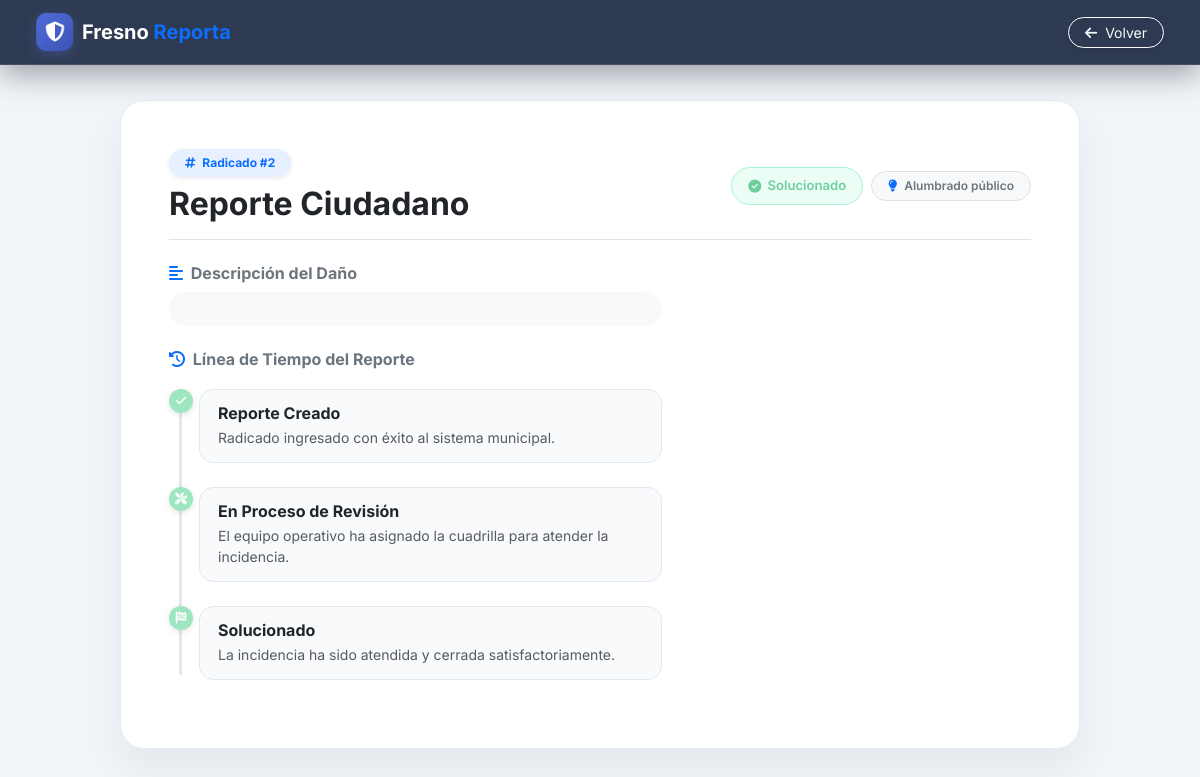
Screenshot of /FresnoReporta/public/index.php?url=detalle&id=2 (signed in) with the database file from the repository.
### tables this page shows
CREATE TABLE `reportes` (
  `id_reporte` int(11) NOT NULL,
  `id_usuario` int(11) NOT NULL,
  `id_categoria` int(11) NOT NULL,
  `id_estado` int(11) NOT NULL,
  `id_prioridad` int(11) NOT NULL,
  `id_dependencia` int(11) DEFAULT NULL,
  `id_municipio` int(11) NOT NULL,
  `id_barrio` int(11) DEFAULT NULL,
  `id_vereda` int(11) DEFAULT NULL,
  `tipo_zona` enum('Urbana','Rural') NOT NULL,
  `titulo` varchar(150) NOT NULL DEFAULT 'Reporte Ciudadano',
  `descripcion` text NOT NULL,
  `direccion` varchar(255) DEFAULT NULL,
  `latitud` decimal(10,8) DEFAULT NULL,
  `longitud` decimal(11,8) DEFAULT NULL,
  `fecha_reporte` timestamp NOT NULL DEFAULT current_timestamp(),
  `fecha_actualizacion` timestamp NOT NULL DEFAULT current_timestamp() ON UPDATE current_timestamp(),
  `calificacion` int(11) DEFAULT NULL,
  `comentario_calificacion` text DEFAULT NULL
);

CREATE TABLE `estados` (
  `id_estado` int(11) NOT NULL,
  `nombre` varchar(50) NOT NULL,
  `descripcion` varchar(255) DEFAULT NULL,
  `color` varchar(20) DEFAULT NULL,
  `activo` tinyint(1) DEFAULT 1
);

CREATE TABLE `categorias` (
  `id_categoria` int(11) NOT NULL,
  `nombre` varchar(100) NOT NULL,
  `descripcion` varchar(255) DEFAULT NULL,
  `activo` tinyint(1) DEFAULT 1
);

### FresnoReporta/app/controllers/ReporteController.php (called while the page is built, shortened)
<?php
require_once __DIR__ . '/../helpers/helpers.php';
class ReporteController
{
    public function detalle()
    {
        $id_reporte = $_GET['id'] ?? null;
        $reporte = null;
        if ($id_reporte) {
            try {
                $database = new Database();
                $conexion = $database->conectar();
                $stmt = $conexion->prepare("SELECT r.*, c.nombre as categoria_nombre, e.nombre as estado_nombre, e.color as estado_color, u.nombre as usuario_nombre FROM reportes r LEFT JOIN categorias c ON r.id_categoria = c.id_categoria LEFT JOIN estados e ON r.id_estado = e.id_estado LEFT JOIN usuarios u ON r.id_usuario = u.id_usuario WHERE r.id_reporte = :id LIMIT 1");
                $stmt->execute([':id' => $id_reporte]);
                $reporte = $stmt->fetch(PDO::FETCH_ASSOC);
            } catch (PDOException $e) { $reporte = null; }
        }
        require_once __DIR__ . '/../views/reportes/detalle.php';
    }
}

### FresnoReporta/app/helpers/helpers.php (called while the page is built, shortened)
<?php
function categoriaIcon($nombre)
{
    $iconos = [
        'Acueducto' => 'fa-droplet',
        'Alcantarillado' => 'fa-water',
        'Alumbrado público' => 'fa-lightbulb',
        'Árboles caídos' => 'fa-tree',
        'Basuras' => 'fa-dumpster',
        'Deslizamientos' => 'fa-hill-rockslide',
        'Espacio público' => 'fa-landmark',
        'Huecos en la vía' => 'fa-road-circle-exclamation',
        'Inundaciones' => 'fa-house-flood-water',
        'Otro' => 'fa-circle-question',
        'Parques' => 'fa-seedling',
        'Puentes' => 'fa-route',
        'Semáforos' => 'fa-traffic-light',
        'Señalización vial' => 'fa-signs-post',
    ];
    return $iconos[$nombre] ?? 'fa-triangle-exclamation';
}

### FresnoReporta/app/views/reportes/detalle.php (the view, shortened to what this page needs)
<!DOCTYPE html>
<html lang="es">
<head>
    <link href="https://cdn.jsdelivr.net/npm/bootstrap@5.3.0/dist/css/bootstrap.min.css" rel="stylesheet">
    <link rel="stylesheet" href="https://cdnjs.cloudflare.com/ajax/libs/font-awesome/6.4.0/css/all.min.css">
    <link rel="stylesheet" href="https://unpkg.com/leaflet@1.9.4/dist/leaflet.css" />
    <link rel="stylesheet" href="/FresnoReporta/public/assets/css/app.css?v=4">
</head>
<body>
    <nav class="navbar navbar-expand-lg navbar-dark navbar-custom px-4 py-2 sticky-top">
        <div class="container-fluid">
            <a class="navbar-brand fw-bold d-flex align-items-center text-decoration-none" href="/FresnoReporta/public/index.php?url=mis-reportes">
                <div class="brand-badge me-2"><i class="fas fa-shield-alt"></i></div>
                <span class="text-white">Fresno <span class="text-primary">Reporta</span></span>
            </a>
            <a href="/FresnoReporta/public/index.php?url=mis-reportes" class="btn btn-outline-light btn-sm rounded-pill px-3 shadow-sm"><i class="fas fa-arrow-left me-1"></i> Volver</a>
        </div>
    </nav>
    <div class="main-container">
        <?php if (!empty($error) || !$reporte): ?>
            <div class="alert alert-danger rounded-4 shadow-sm p-4 text-center">
                <h4 class="fw-bold mb-2"><i class="fas fa-exclamation-triangle me-2"></i> Error</h4>
                <p class="text-muted mb-3"><?php echo htmlspecialchars($error ?? 'Reporte no encontrado.'); ?></p>
                <a href="/FresnoReporta/public/index.php?url=mis-reportes" class="btn btn-primary rounded-pill px-4">Volver</a>
            </div>
        <?php else: ?>
            <?php
                $id_estado = $reporte['id_estado'] ?? 1;
                $estado_nombre = $reporte['estado_nombre'] ?? 'Pendiente';
                $badge_class = 'bg-pendiente-light';
                $status_icon = 'fa-exclamation-triangle';
                if ($id_estado == 4) { $badge_class = 'bg-proceso-light'; $status_icon = 'fa-spinner fa-spin'; }
                elseif ($id_estado == 5) { $badge_class = 'bg-solucionado-light'; $status_icon = 'fa-check-circle'; }
            ?>
            <div class="detail-card p-4 p-md-5 reveal">
                <div class="d-flex justify-content-between align-items-center flex-wrap gap-3 mb-4 pb-3 border-bottom">
                    <div>
                        <span class="badge bg-primary bg-opacity-10 text-primary px-3 py-2 rounded-pill fw-bold mb-2 shadow-sm"><i class="fas fa-hashtag me-1"></i> Radicado #<?php echo $reporte['id_reporte']; ?></span>
                        <h2 class="fw-bold text-dark m-0"><?php echo htmlspecialchars($reporte['titulo']); ?></h2>
                    </div>
                    <div class="d-flex align-items-center gap-2">
                        <span class="badge-status-pill <?php echo $badge_class; ?>"><i class="fas <?php echo $status_icon; ?>"></i> <?php echo htmlspecialchars($estado_nombre); ?></span>
                        <span class="badge bg-light text-secondary border px-3 py-2 rounded-pill fw-semibold"><i class="fas <?php echo categoriaIcon($reporte['categoria_nombre'] ?? 'General'); ?> text-primary me-1"></i> <?php echo htmlspecialchars($reporte['categoria_nombre'] ?? 'General'); ?></span>
                    </div>
                </div>
                <div class="row g-4">
                    <div class="col-lg-7">
                        <div class="mb-4">
                            <h6 class="fw-bold text-secondary mb-2"><i class="fas fa-align-left text-primary me-1"></i> Descripción del Daño</h6>
                            <div class="p-3 bg-light rounded-4 text-dark border border-light"><?php echo nl2br(htmlspecialchars($reporte['descripcion'] ?? 'Sin descripción proporcionada.')); ?></div>
                        </div>
                        <div>
                            <h6 class="fw-bold text-secondary mb-3"><i class="fas fa-history text-primary me-1"></i> Línea de Tiempo del Reporte</h6>
                            <div class="timeline">
                                <div class="timeline-item completed">
                                    <div class="timeline-marker"><i class="fas fa-check"></i></div>
                                    <div class="timeline-content">
                                        <h6 class="fw-bold mb-1 text-dark">Reporte Creado</h6>
                                        <p class="text-muted small mb-0">Radicado ingresado con éxito al sistema municipal.</p>
                                    </div>
                                </div>
                                <div class="timeline-item <?php echo ($id_estado >= 4) ? 'completed' : ''; ?>">
                                    <div class="timeline-marker"><i class="fas fa-tools"></i></div>
                                    <div class="timeline-content">
                                        <h6 class="fw-bold mb-1 text-dark">En Proceso de Revisión</h6>
                                        <p class="text-muted small mb-0">El equipo operativo ha asignado la cuadrilla para atender la incidencia.</p>
                                    </div>
                                </div>
                                <div class="timeline-item <?php echo ($id_estado == 5) ? 'completed' : ''; ?>">
                                    <div class="timeline-marker"><i class="fas fa-flag-checkered"></i></div>
                                    <div class="timeline-content">
                                        <h6 class="fw-bold mb-1 text-dark">Solucionado</h6>
                                        <p class="text-muted small mb-0">La incidencia ha sido atendida y cerrada satisfactoriamente.</p>
                                    </div>
                                </div>
                            </div>
                        </div>
                    </div>
                    <div class="col-lg-5">
                    </div>
                </div>
            </div>
        <?php endif; ?>
    </div>
</body>
</html>

### FresnoReporta/public/assets/css/app.css (style rules this page uses)
:root { --fr-blue: #4F6BD8; --fr-blue-dark: #3B54B4; --fr-blue-darker: #2F4494; --fr-cyan: #4F6BD8; --fr-navy: #1E2A44; --fr-surface: #ffffff; --fr-border: rgba(226, 232, 240, 0.8); }
body { background: #f4f6f9; }
.navbar-custom { box-shadow: 0 10px 30px rgba(2, 6, 23, 0.35); }
.navbar-custom .brand-badge { transform: perspective(300px) rotateY(0deg); transition: transform 0.4s ease; }
.reveal { animation: frFadeUp 0.55s cubic-bezier(0.22, 1, 0.36, 1) both; }

### FresnoReporta/app/views/reportes/detalle.php (style rules this page uses)
body { font-family: 'Inter', sans-serif; background-color: #f1f5f9; color: #334155; min-height: 100vh; display: flex; flex-direction: column; margin: 0; }
.navbar-custom { background: rgba(30, 42, 68, 0.92); backdrop-filter: blur(14px); border-bottom: 1px solid rgba(255, 255, 255, 0.1); z-index: 1030; }
.brand-badge { width: 38px; height: 38px; background: linear-gradient(135deg, #4F6BD8, #3B54B4); color: white; border-radius: 10px; display: flex; align-items: center; justify-content: center; box-shadow: 0 4px 12px rgba(79, 107, 216, 0.3); }
.main-container { max-width: 1000px; margin: 35px auto; padding: 0 20px; width: 100%; animation: fadeIn 0.4s ease-out; }
.detail-card { background: #ffffff; border-radius: 24px; box-shadow: 0 20px 40px rgba(0, 0, 0, 0.06); border: 1px solid rgba(226, 232, 240, 0.8); overflow: hidden; }
.timeline { position: relative; padding-left: 30px; margin: 20px 0; }
.timeline::before { content: ''; position: absolute; left: 10px; top: 5px; bottom: 5px; width: 3px; background: #e2e8f0; border-radius: 3px; }
.timeline-item { position: relative; margin-bottom: 24px; }
.timeline-item:last-child { margin-bottom: 0; }
.timeline-marker { position: absolute; left: -30px; top: 0; width: 24px; height: 24px; border-radius: 50%; background: #cbd5e1; color: #fff; display: flex; align-items: center; justify-content: center; font-size: 0.75rem; box-shadow: 0 2px 6px rgba(0,0,0,0.1); }
.timeline-item.completed .timeline-marker { background: #9EE6C0; }
.timeline-content { background: #f8fafc; padding: 14px 18px; border-radius: 14px; border: 1px solid #e2e8f0; }
.badge-status-pill { padding: 8px 16px; border-radius: 50rem; font-size: 0.82rem; font-weight: 600; display: inline-flex; align-items: center; gap: 6px; }
.bg-solucionado-light { background-color: #ecfdf5; color: #6FCE9E; border: 1px solid #a7f3d0; }

### rows the page displays
reportes: id_reporte "2", titulo "Reporte Ciudadano", id_estado.nombre "Solucionado", id_categoria.nombre "Alumbrado público"
